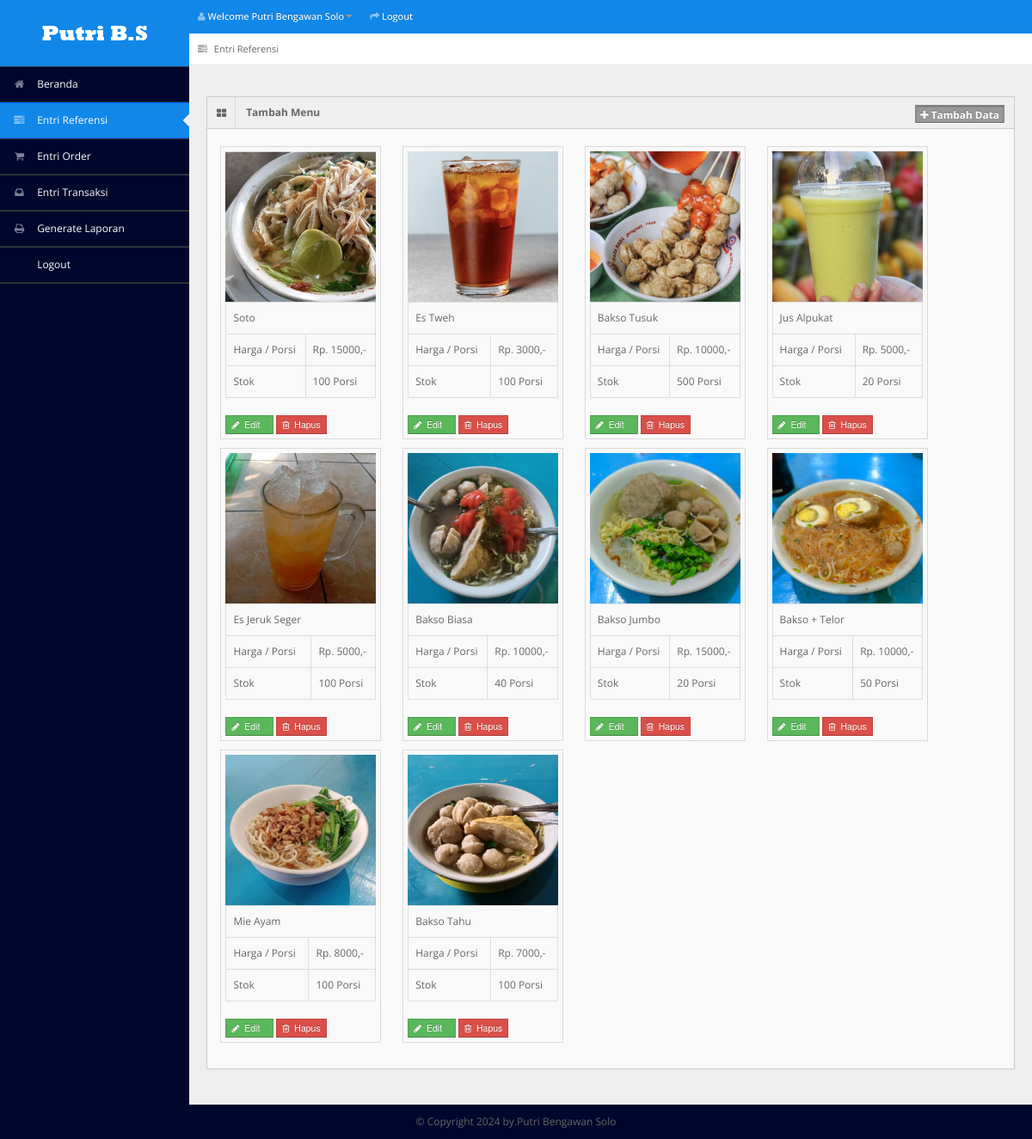
The page /entri_referensi.php (signed in) on the database its author committed.
### tables this page shows
CREATE TABLE `tb_user` (
  `id_user` int(11) NOT NULL,
  `username` varchar(150) NOT NULL,
  `password` varchar(150) NOT NULL,
  `nama_user` varchar(150) NOT NULL,
  `id_level` int(11) NOT NULL,
  `status` varchar(150) NOT NULL
);

CREATE TABLE `tb_masakan` (
  `id_masakan` int(11) NOT NULL,
  `nama_masakan` varchar(150) NOT NULL,
  `harga` varchar(150) NOT NULL,
  `stok` int(11) NOT NULL,
  `status_masakan` varchar(150) NOT NULL,
  `gambar_masakan` varchar(150) NOT NULL
);

### entri_referensi.php (the view, shortened to what this page needs)
<!DOCTYPE html>
<?php
include "connection/koneksi.php";
$id = $_SESSION['id_user'];
if (isset($_SESSION['username'])) {
  $query = "select * from tb_user natural join tb_level where id_user = $id";
  mysqli_query($conn, $query);
  $sql = mysqli_query($conn, $query);
  while ($r = mysqli_fetch_array($sql)) {
?>
    <html lang="en">
    <head>
      <link rel="stylesheet" href="template/dashboard/css/bootstrap.min.css" />
      <link rel="stylesheet" href="template/dashboard/css/bootstrap-responsive.min.css" />
      <link rel="stylesheet" href="template/dashboard/css/fullcalendar.css" />
      <link rel="stylesheet" href="template/dashboard/css/matrix-style.css" />
      <link rel="stylesheet" href="template/dashboard/css/matrix-media.css" />
      <link href="template/dashboard/font-awesome/css/font-awesome.css" rel="stylesheet" />
      <link rel="stylesheet" href="template/dashboard/css/jquery.gritter.css" />
    </head>
    <body>
      <div id="header">
        <h1><a href="entri_referensi.php">Entri Referensi</a></h1>
      </div>
      <div id="user-nav" class="navbar navbar-inverse">
        <ul class="nav">
          <li class="dropdown" id="profile-messages"><a title="" href="#" data-toggle="dropdown" data-target="#profile-messages" class="dropdown-toggle"><i class="icon icon-user"></i> <span class="text">Welcome <?php echo $r['nama_user']; ?></span><b class="caret"></b></a>
          </li>
          <li class=""><a title="" href="logout.php"><i class="icon icon-share-alt"></i> <span class="text">Logout</span></a></li>
        </ul>
      </div>
      <div id="sidebar"><a href="entri_referensi.php" class="visible-phone"><i class="icon icon-tasks"></i> <span>Entri Referensi</span></a>
        <ul>
          <?php
          if ($r['id_level'] == 1) {
          ?>
            <li><a href="beranda.php"><i class="icon icon-home"></i> <span>Beranda</span></a> </li>
            <li class="active"> <a href="entri_referensi.php"><i class="icon icon-tasks"></i> <span>Entri Referensi</span></a> </li>
            <li> <a href="entri_order.php"><i class="icon icon-shopping-cart"></i> <span>Entri Order</span></a> </li>
            <li> <a href="entri_transaksi.php"><i class="icon icon-inbox"></i> <span>Entri Transaksi</span></a> </li>
            <li> <a href="generate_laporan.php"><i class="icon icon-print"></i> <span>Generate Laporan</span></a> </li>
            <li> <a href="logout.php"><i class="icon icon-sign-out"></i> <span>Logout</span></a> </li>
          <?php
          } else if ($r['id_level'] == 2) {
          ?>
            <li><a href="beranda.php"><i class="icon icon-home"></i> <span>Beranda</span></a> </li>
            <li> <a href="entri_order.php"><i class="icon icon-shopping-cart"></i> <span>Entri Order</span></a> </li>
            <li> <a href="generate_laporan.php"><i class="icon icon-print"></i> <span>Generate Laporan</span></a> </li>
            <li> <a href="logout.php"><i class="icon icon-sign-out"></i> <span>Logout</span></a> </li>
          <?php
          } else if ($r['id_level'] == 3) {
          ?>
            <li><a href="beranda.php"><i class="icon icon-home"></i> <span>Beranda</span></a> </li>
            <li> <a href="entri_transaksi.php"><i class="icon icon-inbox"></i> <span>Entri Transaksi</span></a> </li>
            <li> <a href="generate_laporan.php"><i class="icon icon-print"></i> <span>Generate Laporan</span></a> </li>
            <li> <a href="logout.php"><i class="icon icon-sign-out"></i> <span>Logout</span></a> </li>
          <?php
          } else if ($r['id_level'] == 4) {
          ?>
            <li><a href="beranda.php"><i class="icon icon-home"></i> <span>Beranda</span></a> </li>
            <li> <a href="generate_laporan.php"><i class="icon icon-print"></i> <span>Generate Laporan</span></a> </li>
            <li> <a href="logout.php"><i class="icon icon-sign-out"></i> <span>Logout</span></a> </li>
          <?php
          } else if ($r['id_level'] == 5) {
          ?>
            <li><a href="beranda.php"><i class="icon icon-home"></i> <span>Beranda</span></a> </li>
            <li> <a href="entri_order.php"><i class="icon icon-shopping-cart"></i> <span>Entri Order</span></a> </li>
            <li> <a href="logout.php"><i class="icon icon-sign-out"></i> <span>Logout</span></a> </li>
          <?php
          }
          ?>
        </ul>
      </div>
      <div id="content">
        <div id="content-header">
          <div id="breadcrumb"> <a href="entri_referensi.php" title="Go to here" class="tip-bottom"><i class="icon icon-tasks"></i> Entri Referensi</a></div>
        </div>
        <div class="container-fluid">
          <div class="row-fluid">
            <?php
            if ($r['id_level'] == 1) {
            ?>
              <div class="widget-box">
                <div class="widget-title bg_lg"><span class="icon"><i class="icon-th-large"></i></span>
                  <h5>Tambah Menu</h5>
                  <a href="tambah_menu.php" class="btn btn-info btn-mini label"><i class="icon-plus"></i>&nbsp;Tambah Data</a>
                </div>
                <div class="widget-content">
                  <ul class="thumbnails">
                    <div class="btn-icon-pg">
                      <ul>
                        <?php
                        $query_data_makanan = "select * from tb_masakan order by id_masakan desc";
                        $sql_data_makanan = mysqli_query($conn, $query_data_makanan);
                        while ($r_dt_makanan = mysqli_fetch_array($sql_data_makanan)) {
                        ?>
                          <li class="span2">
                            <a> <img src="gambar/<?php echo $r_dt_makanan['gambar_masakan'] ?>" alt=""> </a>
                            <table class="table table-bordered">
                              <tbody>
                                <tr>
                                  <td><?php echo $r_dt_makanan['nama_masakan']; ?></td>
                                </tr>
                                <tr>
                                  <td>Harga / Porsi</td>
                                  <td>Rp. <?php echo $r_dt_makanan['harga']; ?>,-</td>
                                </tr>
                                <tr>
                                  <td>Stok</td>
                                  <td><?php echo $r_dt_makanan['stok']; ?> Porsi</td>
                                </tr>
                              </tbody>
                            </table>
                            <form action="" method="post">
                              <button type="submit" value="<?php echo $r_dt_makanan['id_masakan']; ?>" name="edit_menu" class="btn btn-success btn-mini"><i class='icon-pencil'></i>&nbsp;&nbsp;Edit &nbsp;&nbsp;</button>
                              <button type="submit" value="<?php echo $r_dt_makanan['id_masakan']; ?>" name="hapus_menu" class="btn btn-mini btn-danger"><i class='icon icon-trash'></i>&nbsp; Hapus</button>
                            </form>
                          </li>
                        <?php
                        }
                        ?>
                      </ul>
                    </div>
                  </ul>
                </div>
              </div>
            <?php
            }
            ?>
          </div>
        </div>
      </div>
      <div class="row-fluid">
        <div id="footer" class="span12"> &copy; Copyright <?php echo date('Y'); ?> by.Putri Bengawan Solo</>
        </div>
      </div>
    </body>
    </html>
<?php
  }
} else {
  header('location: logout.php');
}
?>

### template/dashboard/css/matrix-media.css (style rules this page uses)
body { background: #01062c; }
#header { background-color: #1087e9; margin-top: 10px; }
#sidebar>ul { border-bottom: 1px solid #37414b }
#sidebar>ul>li { border-top: 1px solid #37414b; border-bottom: 1px solid #1f262d; }
#sidebar>ul>li.active { background-color: #1087e9; border-bottom: 1px solid #0066fff8; border-top: 1px solid #0066fff8; }
#sidebar>ul>li.active a { color: #fff; text-decoration: none; }

### rows shown on the page
tb_user: nama_user "Putri Bengawan Solo"
tb_masakan: gambar_masakan (picture), nama_masakan "Soto", harga "15000", stok "100", $r_dt_makanan['id_masakan'] 40 (drawn)
tb_masakan: gambar_masakan (picture), nama_masakan "Es Tweh", harga "3000", stok "100", $r_dt_makanan['id_masakan'] 38 (drawn)
tb_masakan: gambar_masakan (picture), nama_masakan "Bakso Tusuk", harga "10000", stok "500", $r_dt_makanan['id_masakan'] 37 (drawn)
tb_masakan: gambar_masakan (picture), nama_masakan "Jus Alpukat", harga "5000", stok "20", $r_dt_makanan['id_masakan'] 36 (drawn)
tb_masakan: gambar_masakan (picture), nama_masakan "Es Jeruk Seger", harga "5000", stok "100", $r_dt_makanan['id_masakan'] 35 (drawn)
tb_masakan: gambar_masakan (picture), nama_masakan "Bakso Biasa", harga "10000", stok "40", $r_dt_makanan['id_masakan'] 30 (drawn)
tb_masakan: gambar_masakan (picture), nama_masakan "Bakso Jumbo", harga "15000", stok "20", $r_dt_makanan['id_masakan'] 29 (drawn)
tb_masakan: gambar_masakan (picture), nama_masakan "Bakso + Telor", harga "10000", stok "50", $r_dt_makanan['id_masakan'] 27 (drawn)
tb_masakan: gambar_masakan (picture), nama_masakan "Mie Ayam", harga "8000", stok "100", $r_dt_makanan['id_masakan'] 23 (drawn)
tb_masakan: gambar_masakan (picture), nama_masakan "Bakso Tahu", harga "7000", stok "100", $r_dt_makanan['id_masakan'] 22 (drawn)
